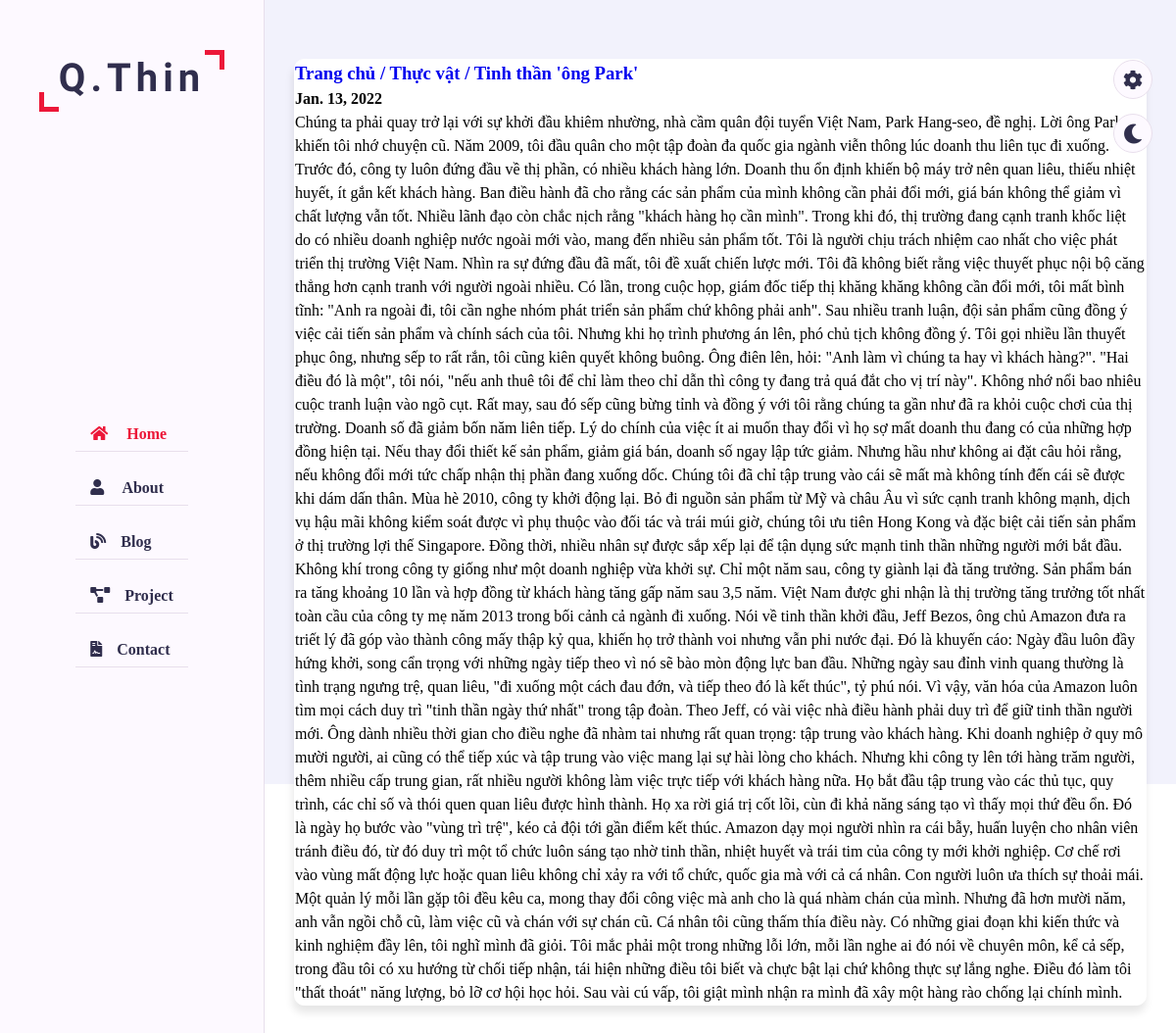
Page /blog/1/ on the committed database.
### blog/models.py (models this page shows, shortened)
class Blog(models.Model):
    title = models.CharField(max_length=255)
    content = models.TextField()
    image = models.ImageField(upload_to='blog/images')
    tag = models.CharField(max_length=32)
    created_at = models.DateField()
    views = models.IntegerField(default=0)

### blog/views.py (the view)
# urls.py: path('<int:blog_id>/',views.detail, name='detail')
def detail(request, blog_id):
    blog = get_object_or_404(Blog, pk=blog_id)
    return render(request, 'blog/detail_blog.html',{'blog':blog})

### blog/templates/blog/detail_blog.html
{% extends 'portfolio/base.html' %}
{% block detailblog %}
<section class="blog section">
    <div class="container">
        <article class="blog-post hentry post-filter post-6">
            <div class="post-filter-inside-wrap">
                <div class="detail-content-box">
                    <h3>
                        <a href="/">Trang chủ / </a>
                        <a href="/">{{blog.tag}} /</a>
                        <a href="/">{{blog.title}}</a>
                    </h3>
                    <div class="post-snip">
                        <span class="post-date published"><b>{{blog.created_at}}</b></span>
                    </div>
                    <div class="">
                        <span>
                            {{blog.content}}
                        </span>
                    </div>
                </div>
            </div>
        </article>
    </div>
</section>
{% endblock%}

### portfolio/static/css/style.css (style rules this page uses)
:root { --bg-black-900: #f2f2fc; --bg-black-100: #fdf9ff; --bg-black-50: #e8dfec; --text-black-900: #302e4d; --text-black-700: #504e70; }
body { line-height: 1.5; font-size: 16px; font-family: "Poppins" sans-serif; }
* { margin: 0; padding: 0; outline: none; text-decoration: none; box-sizing: border-box; }
.section { background: var(--bg-black-900); min-height: 100vh; display: block; padding: 0 30px; opacity: 1; }
.container { max-width: 1100px; width: 100%; margin: auto; }
.section .container { padding-top: 60px; padding-bottom: 70px; }
.blog .container { padding-bottom: 40px; }
.post-filter-inside-wrap { float: left; width: 100%; height: 100%; padding: 0px; box-sizing: border-box; }
.content-box, .detail-content-box { border: 1px solid white; border-radius: 10px; background: white; box-shadow: -1px 7px 8px 0 rgba(0 0 0 / 0.10); margin-bottom: 50px; }
.detail-content-box { height: auto; }

### portfolio/static/css/skins/color-1.css (style rules this page uses)
:root { --skin-color:#ec1839; }

### rows in the picture
Blog: tag "Thực vật", title "Tinh thần 'ông Park'", created_at "Jan. 13, 2022", content "Chúng ta phải quay trở lại với sự khởi đầu khiêm nhường, nhà cầm quân đội tuyển Việt Nam, Park Hang-seo, đề nghị. Lời ông Park khiến tôi nhớ chuyện cũ. Năm 2009, tôi đầu quân cho một tập đoàn đa quốc gia ngành viễn thông lúc doanh thu liên tục đi xuống. Trước đó, công ty luôn đứng đầu về thị phần, có nhiều khách hàng lớn. Doanh thu ổn định khiến bộ máy trở nên quan liêu, thiếu nhiệt huyết, ít gắn kết khách hàng. Ban điều hành đã cho rằng các sản phẩm của mình không cần phải đổi mới, giá bán không thể giảm vì chất lượng vẫn tốt. Nhiều lãnh đạo còn chắc nịch rằng \"khách hàng họ cần mình\". Trong khi đó, thị trường đang cạnh tranh khốc liệt do có nhiều doanh nghiệp nước ngoài mới vào, mang đến…"
